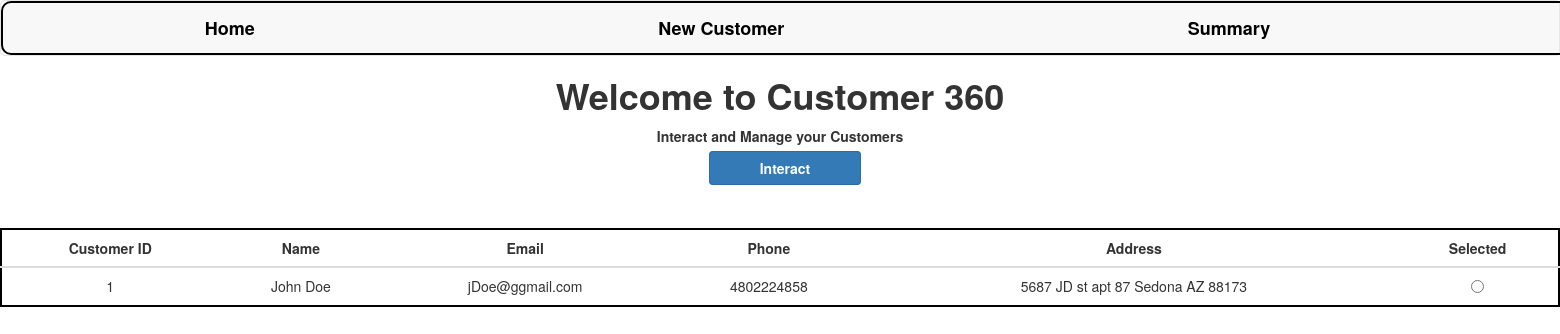
The page / on the database its author committed.
### customer360/models.py (models this page shows, shortened)
class Customer(models.Model):
    id = models.AutoField(primary_key=True)
    name = models.CharField(max_length=100)
    email = models.EmailField(max_length=100)
    phone = models.CharField(max_length=20)
    address = models.CharField(max_length=200)

### customer360/views.py (the view)
# urls.py: path('',views.index,name="index"),
def index(request):
    customers = Customer.objects.all()
    context = {"customers":customers}
    return render(request,"index.html",context=context)

### customer360/templates/index.html (shortened to what this page needs)
{% extends 'base.html' %}
{% load static %}
{% block content %}
<html>
    <head>
    </head>
    <body>
        <h1>Welcome to Customer 360</h1>
        <p>Interact and Manage your Customers</p>
        <a class="btn btn-primary" style="font-weight:bold; display:inline" onclick="set_customer()">Interact</a>
        <table class="table">
            <thead>
                <tr>
                    <th>Customer ID</th>
                    <th>Name</th>
                    <th>Email</th>
                    <th>Phone</th>
                    <th>Address</th>
                    <th>Selected</th>
                </tr>
            </thead>
            <tbody>
                {% for customer in customers %}
                    <tr>
                        <td>{{customer.id }}</td>
                        <td>{{customer.name }}</td>
                        <td>{{customer.email }}</td>
                        <td>{{customer.phone }}</td>
                        <td>{{customer.address }}</td>
                        <td>
                            <input type="radio" name="selected_customers" value="{{ customer.id }}">
                        </td>
                    </tr>
                {% endfor %}
            </tbody>
        </table>
    </body>
</html>
{% endblock content %}

### static/css/main.css (style rules this page uses)
body { text-align: center; margin: auto; }
h1,p { font-weight: bold; }
table { margin: auto; border: 2px solid #000000; margin-top: 50px; border-radius: 15px; background-color: white; text-align: center; }
th { text-align: center; }
.btn { display: flex; margin-top: 10px; margin-bottom: 10px; padding-left: 50px; padding-right: 50px; text-align: left; margin-left: 10px; }

### rows shown on the page
Customer: id "1", name "John Doe", email "jDoe@ggmail.com", phone "4802224858", address "5687 JD st apt 87 Sedona AZ 88173"
